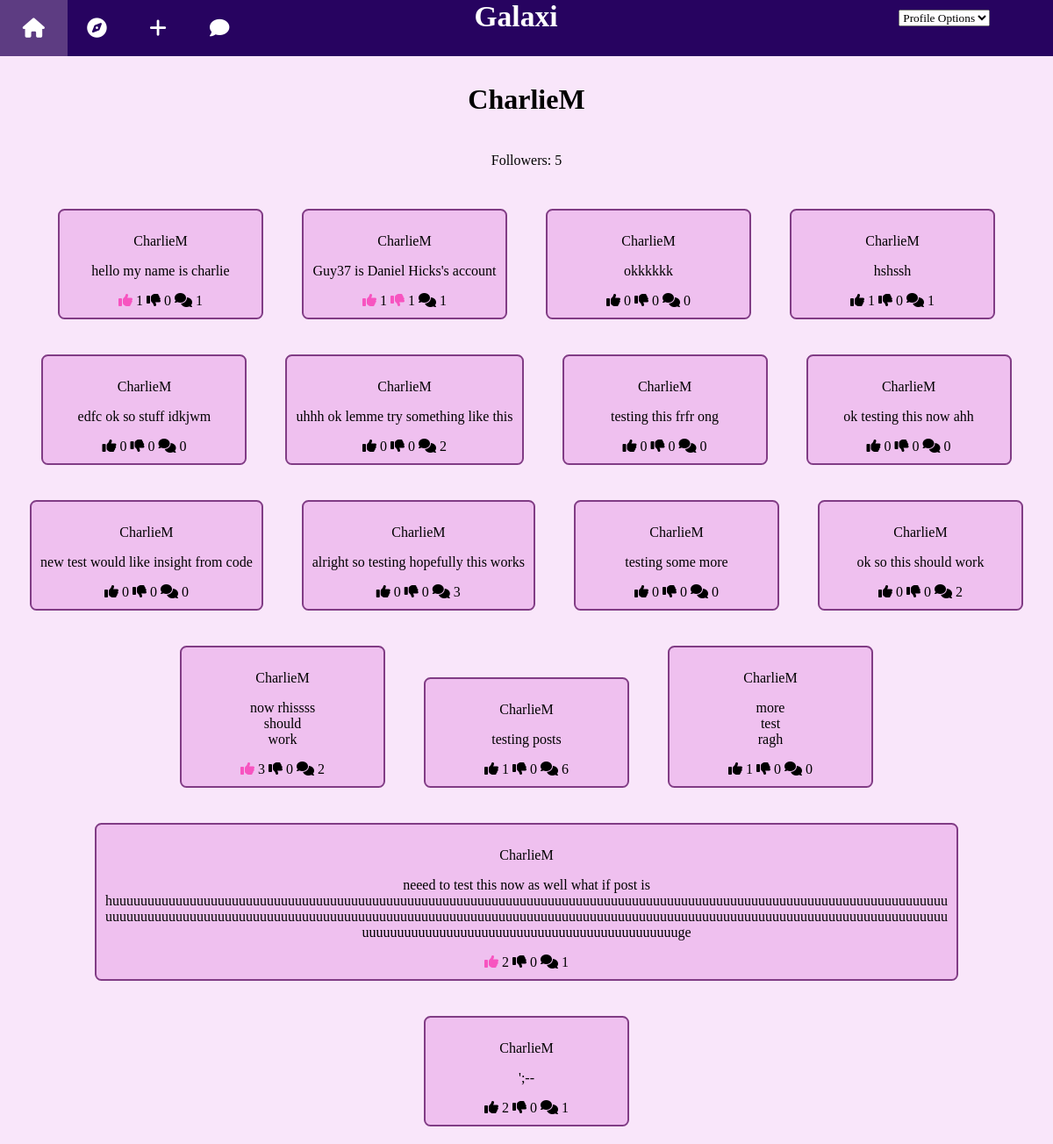
The app's page /profile/CharlieM (signed in) with its own data.
### tables this page shows
CREATE TABLE "Posts" (
	"post_id"	INTEGER PRIMARY KEY AUTOINCREMENT UNIQUE,
	"poster"	TEXT,
	"content"	TEXT,
	"dislikes"	TEXT,
	"comments"	TEXT,
	"likes"	TEXT
);

### main.py (the view)
@app.route('/profile/<username>', methods=["GET"])
@login_check
def profile(username):
    username = social_distancing(username)
    account = get_account(username)
    posts = account.get_posted()
    print(posts)
    return render_template("profile.html", username = username, posts=posts,
        is_follower=account.is_follower(get_account(session["account"])), is_blocked=get_account(session["account"]).is_blocked(account), session=session,
        follower_count=len(account.get_followers()), user_id=session["account"])

### main.py (called while the page is built)
def get_account(username):
    query = text(f"Select * from accounts where username = '{username}'")
    result = Account(connection.execute(query).fetchone())
    return result

def remove_errors(result):
    good_result = []
    for i in result:
        if len(i) >= 2:
            good_result.append(i)
    return good_result

def interaction_count(p_or_c, index):
    if p_or_c[index]:
        p_or_c.append(len(remove_errors(p_or_c[index].split('/'))))
    else:
        p_or_c.append('0')

def login_check(wrapped):
    @wraps(wrapped)
    def wrap(*args, **kwargs):
        try:
            if session["account"]:
                return wrapped(*args, **kwargs)
            else:
                return redirect("/login")
        except KeyError:
            session["account"] = ""
            return redirect("/login")
    return wrap

def social_distancing(string):
    bad_guys = {"<": "&lt;", ">":"&gt;", '''"''':"&quot;", ";":"&#59;", ":":"&#58;", "=":"&#61;",
    "[":"&#91;", "]":"&#93;", "/":"&#47;", "S":"&#83;", "s":"&#115;", "d":"&#100;", "D":"&#68;",
    "”":"&#148;", "“":"&#147;", """'""":"&#39;", "-":"&#45;"}
    clean_string = "".join([bad_guys[i] if i in bad_guys else i for i in string])
    return clean_string

    def get_username(self):
        return self.username

    def get_followers(self):
        return self.followers

    def get_blocked(self):
        return self.blocked

    def check_fandb(self, value):
        if value:
            return remove_errors(value.split('/'))
        else:
            return []

    def get_posted(self):
        query = text(f"SELECT * FROM POSTS WHERE poster='{self.get_username()}'")
        posts = [list(i) for i in connection.execute(query).fetchall()]
        for post in posts:
            interaction_count(post, 5)
            interaction_count(post, 3)
            query = text(f"""SELECT COUNT(*) FROM COMMENTS WHERE post_id = '{post[0]}'""")
            result = connection.execute(query).fetchone()
            post.append(result[0])
        return posts

    def is_blocked(self, blocked):
        if blocked.get_username() in self.get_blocked():
            return True
        return False

    def is_follower(self, follower):
        if follower.get_username() in self.get_followers():
            return True
        return False

### templates/profile.html (shortened to what this page needs)
{% extends "base.html" %}
{% block main %}
<h1 class='center'> {{ username |safe }} </h1>
<p id="follower_count" class='center'>Followers: {{follower_count}}</p>
<div class="posts">
{% for post in posts %}
<article id="{{post[0] | safe}}" class="post">
    <p>{{ post[1] | safe}}</p>
    <p>{{ post[2] | safe }}</p>
   <div class='post_info'> <div id='likes_{{post[0]}}' onclick='change("likes", "{{post[0]}}", "posts")'><span class="fa-solid fa-thumbs-up{% if post[5] and user_id in post[5] %} interacted{% endif %}"></span><p> {{ post[6] }} </p></div> <div id='dislikes_{{post[0]}}' onclick='change("dislikes", "{{post[0]}}", "posts")'><span class="fa-solid fa-thumbs-down{% if post[3] and user_id in post[3] %} interacted{% endif %}"></span><p> {{ post[7] }} </p></div><div id='comments_{{post[0]}}' onclick="window.location.href='/post/{{post[0]}}'"><span class="fa-solid fa-comments"></span> <p id='comments'> {{ post[8] }} </p></div></div>
</article>
{% endfor %}
</div>
{% endblock %}

### static/main.css (style rules this page uses)
body { margin: 0; padding: 0; height:100%; background-color: #f9e6fa; }
p { word-wrap:break-word; }
.posts { overflow-x: hidden; float: center; text-align: center; }
.post { border: solid; border-radius: 7.5px; border-width: 2px; border-color: #813c85; margin: 10px; display: inline-block; min-width:17.5vw; max-width:80vw; text-align:center; background-color: #efc0ef; }
.post { padding:10px; margin:20px; }
.post p, a { text-decoration:none; }
.post_info { text-align:center; }
.post_info p, span { text-align: center; display: inline; white-space: pre-line; }
.post_info div { display:inline; text-align: center; }
.comment_info p, span { display: inline; max-width:100%; word-wrap:break-word; }
h1 { display:block; }
.interacted { color: #f754c0; }
.center { text-align:center; padding:10px; }

### records on screen
Posts: poster "CharlieM", content "hello my name is charlie", post_id "1", post "0"
Posts: poster "CharlieM", content "Guy37 is Daniel Hicks's account", post "1"
Posts: poster "CharlieM", content "okkkkkk", post "0"
Posts: poster "CharlieM", content "hshssh", post "1", dislikes "0"
Posts: poster "CharlieM", content "edfc ok so stuff idkjwm", post "0"
Posts: poster "CharlieM", content "uhhh ok lemme try something like this", post "0", post "2"
Posts: poster "CharlieM", content "testing this frfr ong", post "0"
Posts: poster "CharlieM", content "ok testing this now ahh", post "0"
Posts: poster "CharlieM", content "new test would like insight from code", post "0"
Posts: poster "CharlieM", content "alright so testing hopefully this works", post "0", post "3"
Posts: poster "CharlieM", content "testing some more", post "0"
Posts: poster "CharlieM", content "ok so this should work", post "0", post "2"
Posts: poster "CharlieM", content "now rhissss should work", post "3", dislikes "0", post "2"
Posts: poster "CharlieM", content "testing posts", post "1", post "0", post "6"
Posts: poster "CharlieM", content "more test ragh", post "1", dislikes "0"
Posts: poster "CharlieM", content "neeed to test this now as well what if post is huuuuuuuuuuuuuuuuuuuuuuuuuuuuuuuuuuuuuuuuuuuuuuuuuuuuuuuuuuuuuuuuuuuuuuuuuuuuuuuuuuuuuuuuuuuuuuuuuuuuuuuuuuuuuuuuuuuuuuuuuuuuuuuuuuuuuuuuuuuuuuuuuuuuuuuuuuuuuuuuuuuuuuuuuuuuuuuuuuuuuuuuuuuuuuuuuuuuuuuuuuuuuuuuuuuuuuuuuuuuuuuuuuuuuuuuuuuuuuuuuuuuuuuuuuuuuuuuuuuuuuuuuuuuuuuuuuuuuuuuuuuuge", post "2", dislikes "0", post "1"
Posts: poster "CharlieM", content "';--", post "2", dislikes "0", post "1"

### other values on screen
{{ username |safe }} "CharlieM"
{{ follower_count }} "5"
